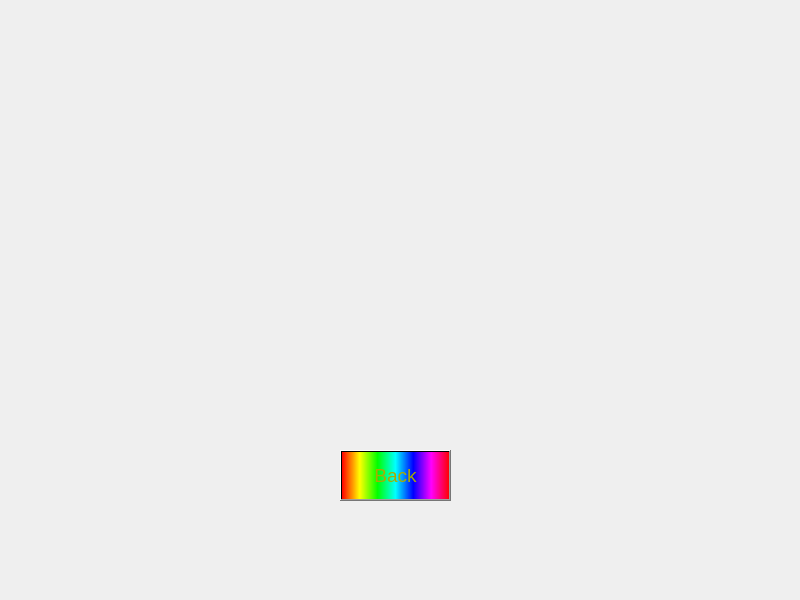
<?xml version="1.0" encoding="UTF-8"?>
<ui version="4.0">
 <class>SettingWindow</class>
 <widget class="QMainWindow" name="SettingWindow">
  <property name="geometry">
   <rect>
    <x>0</x>
    <y>0</y>
    <width>800</width>
    <height>600</height>
   </rect>
  </property>
  <property name="minimumSize">
   <size>
    <width>800</width>
    <height>600</height>
   </size>
  </property>
  <property name="maximumSize">
   <size>
    <width>800</width>
    <height>600</height>
   </size>
  </property>
  <property name="windowTitle">
   <string>Setting</string>
  </property>
  <property name="styleSheet">
   <string notr="true">background-image: url(:/images/FirstTestLoadingScreen.png);</string>
  </property>
  <widget class="QWidget" name="centralwidget">
   <widget class="QPushButton" name="BackButton">
    <property name="geometry">
     <rect>
      <x>340</x>
      <y>450</y>
      <width>111</width>
      <height>51</height>
     </rect>
    </property>
    <property name="font">
     <font>
      <pointsize>14</pointsize>
     </font>
    </property>
    <property name="styleSheet">
     <string notr="true">background-color: qlineargradient(spread:pad, x1:0, y1:0, x2:1, y2:0, stop:0 rgba(255, 0, 0, 255), stop:0.166 rgba(255, 255, 0, 255), stop:0.333 rgba(0, 255, 0, 255), stop:0.5 rgba(0, 255, 255, 255), stop:0.666 rgba(0, 0, 255, 255), stop:0.833 rgba(255, 0, 255, 255), stop:1 rgba(255, 0, 0, 255));
color: rgb(170, 170, 0);

</string>
    </property>
    <property name="text">
     <string>Back</string>
    </property>
   </widget>
  </widget>
 </widget>
 <resources/>
 <connections/>
</ui>
